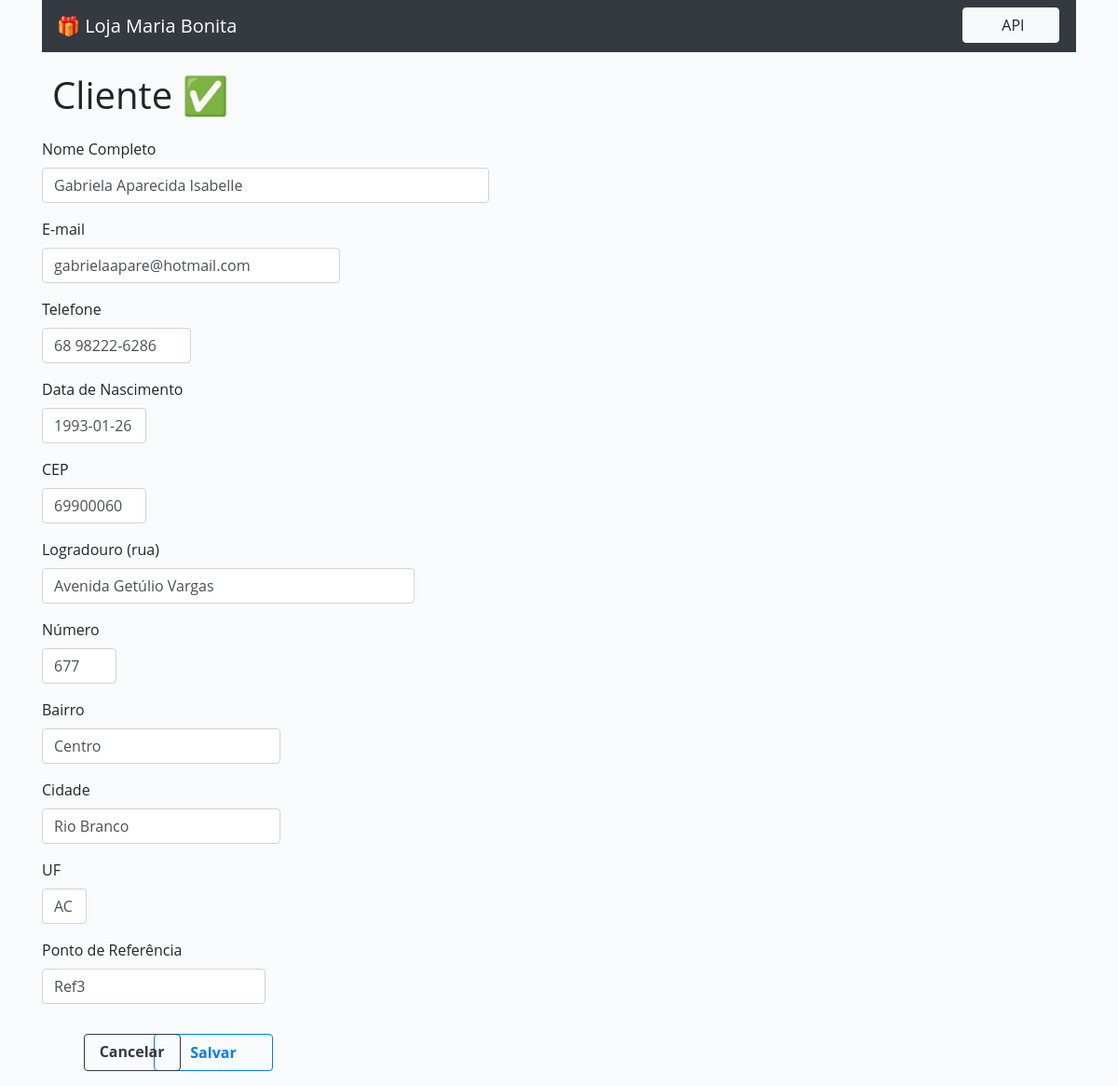
The app's page /16/alterar/ with its own data.
### cadastro/models.py (models this page shows, shortened)
class DadosClientes(models.Model):
    nome = models.CharField('Nome Completo', max_length=150, blank=True)
    telefone = models.CharField('Telefone', max_length=14, blank=True)
    email = models.EmailField('E-mail', max_length=50)
    data_nascimento = models.DateField('Data de Nascimento', max_length=10)
    cep = models.CharField('CEP', max_length=8)
    cidade = models.CharField('Cidade', max_length=150)
    estado = models.CharField('UF', max_length=2)
    logradouro = models.CharField('Logradouro (rua)', max_length=100, blank=True)
    numero = models.CharField('Número', max_length=6)
    bairro = models.CharField('Bairro', max_length=100, blank=True)
    ponto_referencia = models.CharField('Ponto de Referência', max_length=150)

### cadastro/views.py (the view)
# urls.py: path('<int:pk>/alterar/', UpdateClienteView.as_view(), name='atualizar_cliente'),
class UpdateClienteView(UpdateView):
    model = DadosClientes
    template_name = 'add_cliente.html'
    fields = [
        'nome',
        'email',
        'telefone',
        'data_nascimento',
        'cep',
        'logradouro',
        'numero',
        'bairro',
        'cidade',
        'estado',
        'ponto_referencia',
    ]
    success_url = reverse_lazy('index')

### cadastro/templates/add_cliente.html (shortened to what this page needs)
{% extends 'base.html' %}
{% load bootstrap4 %}
{% block content %}
<h1 class="text-add-cliente">Cliente &#x2705</h1>
<form method="POST">
   <div class="form-group">
      {% bootstrap_form form %}
      {% buttons %}
      <button type="submit" class="btn btn-outline-primary save-button">Salvar</button>
      <a class="btn btn-outline-dark cancel-button-2" href="{% url 'index' %}">Cancelar</a>
      {% endbuttons %}
   </div>
</form>
{% endblock %}

### cadastro/templates/static/css/styles.css (style rules this page uses)
* { margin: 0; border: 0; padding: 0; }
body { font-family: "Open Sans", sans-serif; background-color: #FAFBFC; }
h1 { position: absolute; top: 5%; left: 1%; }
.text-add-cliente, .text-del-cliente { position: relative; margin-bottom: 2%; margin-top: 2%; }
.form-control { width: 30rem; right: 0% }
.btn { display: block; margin-right: 1rem; width: 6.5rem; }
.save-button { position: relative; display: inline; margin-top: 1rem; width: 8rem; left: 7.5rem; height: 2.5rem; text-align: center; font-weight: bold; }
.cancel-button-2 { position: absolute; display: inline; display: inline-block; text-align: center; margin-top: 1rem; height: 2.5rem; left: 5.6rem; font-weight: bold; }
#id_nome { width: 30rem; content: attr('ddd'); }
#id_email { width: 20rem; }
#id_telefone { width: 10rem; }
#id_data_nascimento, #id_cep { width: 7rem; }
#id_logradouro { width: 25rem; }
#id_numero { width: 5rem; }
#id_bairro, #id_cidade { width: 16rem; }
#id_estado { width: 3rem; }
#id_ponto_referencia { width: 15rem; }

### records on screen
DadosClientes: nome "Gabriela Aparecida Isabelle", email "gabrielaapare@hotmail.com", telefone "68 98222-6286", data_nascimento "1993-01-26", cep "69900060", logradouro "Avenida Getúlio Vargas", numero "677", bairro "Centro", cidade "Rio Branco", estado "AC", ponto_referencia "Ref3"
